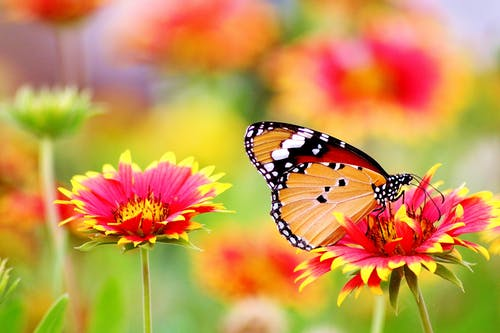
#> input picture image manip/pexels-photo-462118.jpeg, 500 x 333 px
$ python myimg6.py
#> lines starting #> are read from the running program, lines starting #| are printed output that depends on the picture
from pylab import *
from PIL import *
import numpy as np
img = imread('pexels-photo-462118.jpeg')
#> img is the input picture: shape (333, 500, 3); mean R, G, B 200.5, 150, 79.3
print(img.shape)
#| (333, 500, 3)
img1=np.random.rand(333,500,3)
img1=img+img1
imshow(img1)
show()
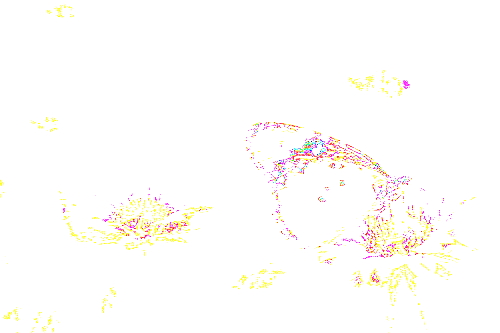
#> shown: shape (333, 500, 3) float64; mean R, G, B 0.999, 0.993, 0.984
